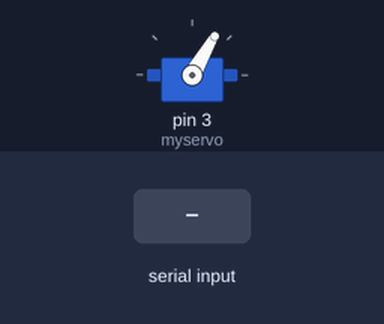
A sketch run on a simulated Arduino Uno, built with avr-gcc and run on an emulated ATmega328P. Shown: servo. Inputs (shaded band) come from the test bench.

Above: at 1.2 s.
1.3 s: "1" received over Serial
At 3.8 s:
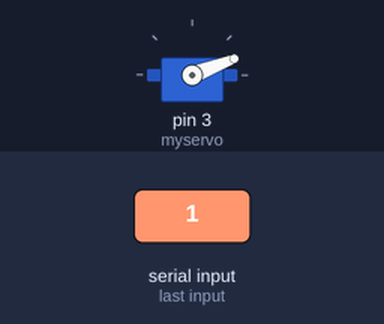
4.3 s: "0" received over Serial
At 7.0 s:
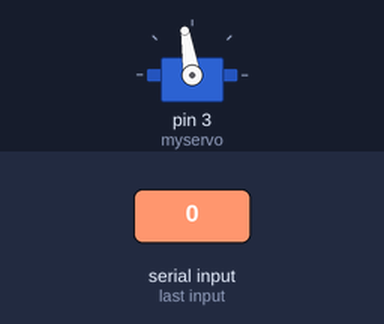
7.3 s: "2" received over Serial
At 8.0 s:
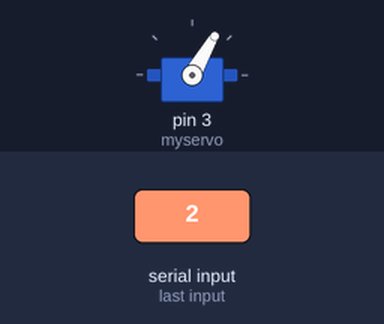
Timing chart, 0 to 10.3 s (numbered marks = the images above; inputs shaded):
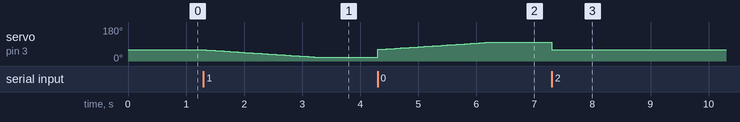

The sketch:

arduino_connections.ino
```cpp
#include <Servo.h>
Servo myservo;
char myByteArray;
int i;
void setup() {
  myservo.attach(3);
  Serial.begin(9600);
  myservo.write(60);
}

void loop()
{

    while(Serial.available())
    {
      myByteArray = Serial.read();
      if(myByteArray=='1')
      {
        for(i=59; i!=20; i--)
        {
        myservo.write(i);
        delay(50);
        }
      }
      if(myByteArray=='2')
      {
        myservo.write(60);
      }
      if(myByteArray=='0')
      {
        for(i=61; i!=100; i++)
        {
        myservo.write(i);
        delay(50);
        }
      }
      delay(1000);
    }
}
```

Measured:
- after the input at 1.3 s, servo on pin 3 (myservo): moves from 60° to 21° over 1.9 s, starting at once
- after the input at 4.3 s, servo on pin 3 (myservo): moves from 21° to 99° over 1.9 s, starting at once
- after the input at 7.3 s, servo on pin 3 (myservo): 99° → 60° at once
